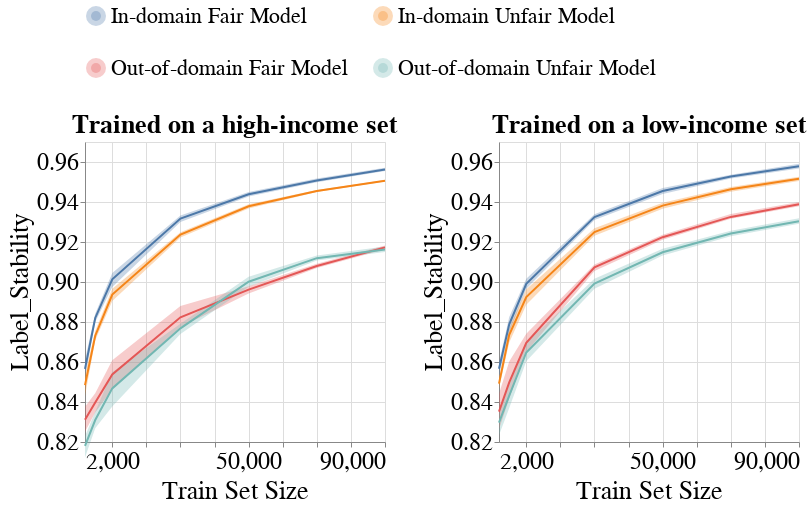

This figure's notebook cell:
### Code cell
create_group_metric_line_bands_per_dataset_plot(metrics_per_exp_dct=metrics_per_exp_dct,
                                                experiment_names=EXPERIMENT_NAMES,
                                                model_name=MODEL_NAMES[0],
                                                metric_type='subgroup',
                                                metric_name='Label_Stability',
                                                group_name='overall',
                                                ylim=[0.82, 0.97],
                                                with_band=True)

### Figure 1 — Vega-Lite specification as saved in the notebook (floating-point values rounded to 4 significant figures; data arrays with more than 128 entries replaced by an {"elided": "..."} marker saying what was removed)
{"config": {"view": {"continuousWidth": 400, "continuousHeight": 300}, "axis": {"labelFontSize": 24, "labelFontWeight": "normal", "titleFontSize": 26, "titleFontWeight": "normal"}, "legend": {"columns": 2, "direction": "horizontal", "labelFontSize": 22, "labelLimit": 400, "orient": "top", "symbolStrokeWidth": 10, "titleAnchor": "middle", "titleFontSize": 24, "titleLimit": 300}, "title": {"fontSize": 22}}, "vconcat": [{"hconcat": [{"layer": [{"mark": {"type": "errorband", "extent": "ci"}, "encoding": {"color": {"field": "Extended_Model_Name", "type": "nominal"}, "x": {"axis": {"labelExpr": "(datum.value == 5000) || (datum.value == 10000) ? '2,000' : datum.label"}, "field": "Train_Set_Size", "scale": {"nice": false}, "title": "Train Set Size", "type": "quantitative"}, "y": {"field": "Metric_Value", "scale": {"domain": [0.82, 0.97], "zero": false}, "title": "Label_Stability", "type": "quantitative"}}}, {"mark": "line", "encoding": {"color": {"field": "Extended_Model_Name", "title": null, "type": "nominal"}, "x": {"axis": {"labelExpr": "(datum.value == 5000) || (datum.value == 10000) ? '2,000' : datum.label"}, "field": "Train_Set_Size", "scale": {"nice": false}, "title": "Train Set Size", "type": "quantitative"}, "y": {"aggregate": "mean", "field": "Metric_Value", "scale": {"domain": [0.82, 0.97], "zero": false}, "title": "Label_Stability", "type": "quantitative"}}}], "height": 300, "title": {"text": "Trained on a high-income set", "fontSize": 26}, "width": 300}, {"layer": [{"mark": {"type": "errorband", "extent": "ci"}, "encoding": {"color": {"field": "Extended_Model_Name", "type": "nominal"}, "x": {"axis": {"labelExpr": "(datum.value == 5000) || (datum.value == 10000) ? '2,000' : datum.label"}, "field": "Train_Set_Size", "scale": {"nice": false}, "title": "Train Set Size", "type": "quantitative"}, "y": {"field": "Metric_Value", "scale": {"domain": [0.82, 0.97], "zero": false}, "title": "Label_Stability", "type": "quantitative"}}}, {"mark": "line", "encoding": {"color": {"field": "Extended_Model_Name", "title": null, "type": "nominal"}, "x": {"axis": {"labelExpr": "(datum.value == 5000) || (datum.value == 10000) ? '2,000' : datum.label"}, "field": "Train_Set_Size", "scale": {"nice": false}, "title": "Train Set Size", "type": "quantitative"}, "y": {"aggregate": "mean", "field": "Metric_Value", "scale": {"domain": [0.82, 0.97], "zero": false}, "title": "Label_Stability", "type": "quantitative"}}}], "data": {"name": "data-eb2cade301077f65d0e9b9aab330ce99"}, "height": 300, "title": {"text": "Trained on a low-income set", "fontSize": 26}, "width": 300}]}], "data": {"name": "data-9868ac0ed2701433d7c3083ce6421f10"}, "$schema": "https://vega.github.io/schema/vega-lite/v4.17.0.json", "datasets": {"data-9868ac0ed2701433d7c3083ce6421f10": {"elided": "168 records"}, "data-eb2cade301077f65d0e9b9aab330ce99": {"elided": "168 records"}}}
